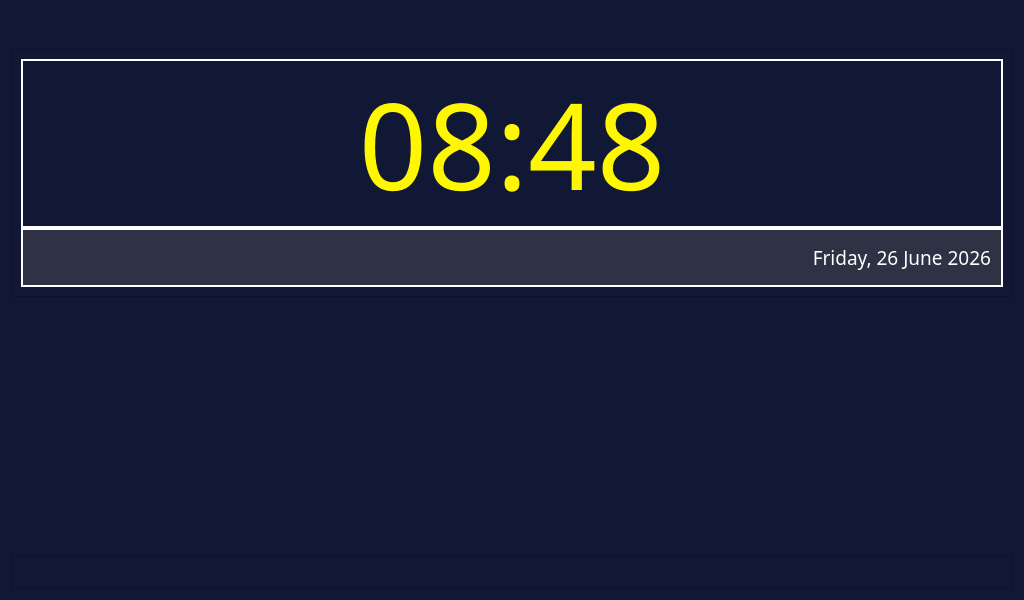
<?xml version="1.0" encoding="UTF-8"?>
<ui version="4.0">
 <class>Dialog</class>
 <widget class="QDialog" name="Dialog">
  <property name="geometry">
   <rect>
    <x>0</x>
    <y>0</y>
    <width>1024</width>
    <height>600</height>
   </rect>
  </property>
  <property name="windowTitle">
   <string>Dialog</string>
  </property>
  <property name="styleSheet">
   <string notr="true">background-color: rgb(17, 24, 53);</string>
  </property>
  <layout class="QVBoxLayout" name="verticalLayout_2">
   <item alignment="Qt::AlignBottom">
    <widget class="QFrame" name="frame_3">
     <property name="frameShape">
      <enum>QFrame::StyledPanel</enum>
     </property>
     <property name="frameShadow">
      <enum>QFrame::Raised</enum>
     </property>
     <layout class="QHBoxLayout" name="horizontalLayout">
      <item>
       <layout class="QVBoxLayout" name="verticalLayout">
        <property name="spacing">
         <number>0</number>
        </property>
        <item>
         <widget class="QLabel" name="label">
          <property name="font">
           <font>
            <family>Orbitron</family>
            <pointsize>90</pointsize>
           </font>
          </property>
          <property name="styleSheet">
           <string notr="true">color: rgb(255, 247, 1);
border: 2px solid;
border-color: rgb(255, 255, 255);</string>
          </property>
          <property name="text">
           <string>08:48</string>
          </property>
          <property name="alignment">
           <set>Qt::AlignCenter</set>
          </property>
         </widget>
        </item>
        <item>
         <widget class="QFrame" name="frame">
          <property name="styleSheet">
           <string notr="true">background-color: rgb(46, 50, 69);
border : 2px solid;
border-color: rgb(255, 255, 255);


</string>
          </property>
          <property name="frameShape">
           <enum>QFrame::StyledPanel</enum>
          </property>
          <property name="frameShadow">
           <enum>QFrame::Raised</enum>
          </property>
          <layout class="QHBoxLayout" name="horizontalLayout_2">
           <property name="spacing">
            <number>0</number>
           </property>
           <property name="leftMargin">
            <number>10</number>
           </property>
           <property name="topMargin">
            <number>0</number>
           </property>
           <property name="rightMargin">
            <number>10</number>
           </property>
           <property name="bottomMargin">
            <number>0</number>
           </property>
           <item>
            <widget class="QLabel" name="label_2">
             <property name="minimumSize">
              <size>
               <width>150</width>
               <height>55</height>
              </size>
             </property>
             <property name="maximumSize">
              <size>
               <width>100</width>
               <height>55</height>
              </size>
             </property>
             <property name="styleSheet">
              <string notr="true">border :none;</string>
             </property>
             <property name="text">
              <string/>
             </property>
             <property name="pixmap">
              <pixmap>../Gun-Storage.png</pixmap>
             </property>
             <property name="scaledContents">
              <bool>true</bool>
             </property>
            </widget>
           </item>
           <item>
            <widget class="QLabel" name="label_3">
             <property name="font">
              <font>
               <family>Orbitron</family>
               <pointsize>14</pointsize>
              </font>
             </property>
             <property name="styleSheet">
              <string notr="true">color: rgb(255, 255, 255);
border : none</string>
             </property>
             <property name="text">
              <string>Friday, 26 June 2026</string>
             </property>
             <property name="alignment">
              <set>Qt::AlignRight|Qt::AlignTrailing|Qt::AlignVCenter</set>
             </property>
            </widget>
           </item>
          </layout>
         </widget>
        </item>
       </layout>
      </item>
     </layout>
    </widget>
   </item>
   <item alignment="Qt::AlignBottom">
    <widget class="QFrame" name="frame_2">
     <property name="frameShape">
      <enum>QFrame::StyledPanel</enum>
     </property>
     <property name="frameShadow">
      <enum>QFrame::Raised</enum>
     </property>
     <layout class="QHBoxLayout" name="horizontalLayout_3">
      <item>
       <widget class="QPushButton" name="pushButton">
        <property name="styleSheet">
         <string notr="true">border: none;</string>
        </property>
        <property name="text">
         <string/>
        </property>
        <property name="icon">
         <iconset>
          <normaloff>icon/chevron-down.svg</normaloff>icon/chevron-down.svg</iconset>
        </property>
        <property name="iconSize">
         <size>
          <width>80</width>
          <height>80</height>
         </size>
        </property>
       </widget>
      </item>
     </layout>
    </widget>
   </item>
  </layout>
 </widget>
 <resources/>
 <connections/>
</ui>
